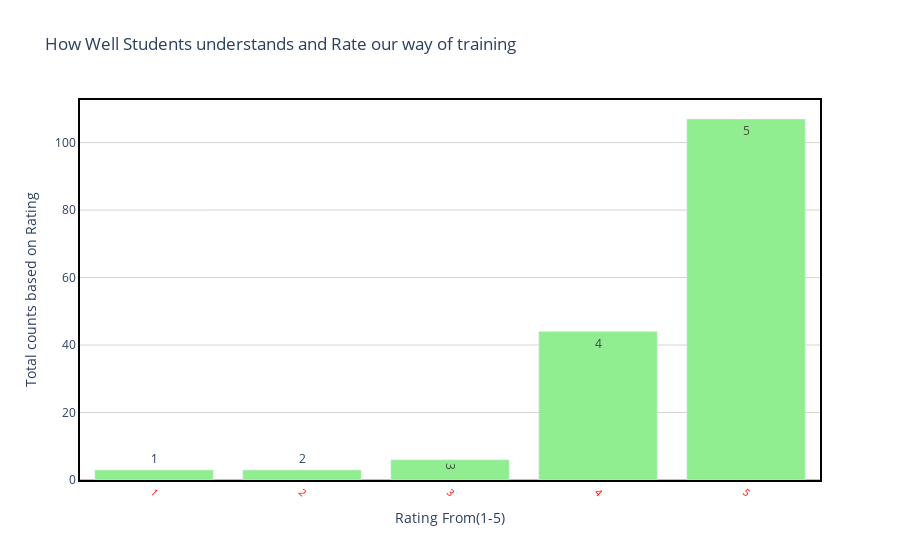

Notebook source saved alongside this figure:
### Code cell
draw_trace_bar(TrainingRating,'TrainingRating(0-5)','counts','How Well Students understands and Rate our way of training', 'Rating From(1-5)','Total counts based on Rating',"lightgreen")

### Figure 1 — Plotly figure (JSON) as saved in the notebook; plotly's stock layout.template omitted (floating-point values rounded to 4 significant figures)
{"data": [{"marker": {"color": "lightgreen"}, "text": [5, 4, 3, 1, 2], "type": "bar", "x": [5, 4, 3, 1, 2], "y": [107, 44, 6, 3, 3]}], "layout": {"hovermode": "closest", "paper_bgcolor": "rgba(0, 0, 0, 0)", "plot_bgcolor": "rgba(0, 0, 0, 0)", "title": {"text": "How Well Students understands and Rate our way of training"}, "xaxis": {"linecolor": "black", "linewidth": 2, "mirror": true, "showline": true, "showticklabels": true, "tickangle": 45, "tickfont": {"color": "red", "size": 10}, "title": {"text": "Rating From(1-5)"}, "zeroline": true, "zerolinecolor": "grey", "zerolinewidth": 1}, "yaxis": {"gridcolor": "lightgrey", "linecolor": "black", "linewidth": 2, "mirror": true, "showline": true, "title": {"text": "Total counts based on Rating"}, "zeroline": true, "zerolinecolor": "grey", "zerolinewidth": 1}}}
